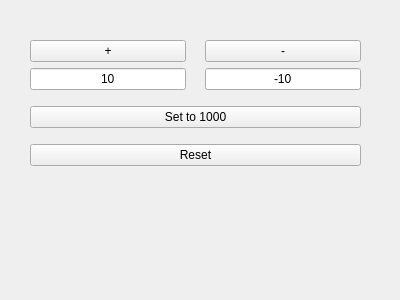
<?xml version="1.0" encoding="UTF-8"?>
<ui version="4.0">
 <class>Form</class>
 <widget class="QWidget" name="Form">
  <property name="geometry">
   <rect>
    <x>0</x>
    <y>0</y>
    <width>400</width>
    <height>300</height>
   </rect>
  </property>
  <property name="windowTitle">
   <string>Form</string>
  </property>
  <widget class="QWidget" name="layoutWidget">
   <property name="geometry">
    <rect>
     <x>30</x>
     <y>30</y>
     <width>331</width>
     <height>147</height>
    </rect>
   </property>
   <layout class="QVBoxLayout" name="verticalLayout_2">
    <item>
     <layout class="QHBoxLayout" name="horizontalLayout_2">
      <item>
       <layout class="QHBoxLayout" name="horizontalLayout">
        <item>
         <layout class="QVBoxLayout" name="verticalLayout_3">
          <item>
           <widget class="PyDMPushButton" name="positiveButton">
            <property name="text">
             <string>+</string>
            </property>
            <property name="channel" stdset="0">
             <string>ca://TST:PYQT:FLOAT</string>
            </property>
            <property name="pressValue" stdset="0">
             <string>10</string>
            </property>
            <property name="relativeChange" stdset="0">
             <bool>true</bool>
            </property>
           </widget>
          </item>
          <item>
           <widget class="QLineEdit" name="lineEdit">
            <property name="text">
             <string>10</string>
            </property>
            <property name="alignment">
             <set>Qt::AlignCenter</set>
            </property>
           </widget>
          </item>
         </layout>
        </item>
        <item>
         <widget class="PyDMLabel" name="pydmLabel">
          <property name="toolTip">
           <string/>
          </property>
          <property name="whatsThis">
           <string>Displays the value from an EPICS PV.</string>
          </property>
          <property name="autoFillBackground">
           <bool>true</bool>
          </property>
          <property name="alignment">
           <set>Qt::AlignCenter</set>
          </property>
          <property name="channel">
           <string>ca://TST:PYQT:FLOAT</string>
          </property>
          <property name="precision">
           <number>7</number>
          </property>
         </widget>
        </item>
        <item>
         <layout class="QVBoxLayout" name="verticalLayout">
          <item>
           <widget class="PyDMPushButton" name="positiveButton_2">
            <property name="text">
             <string>-</string>
            </property>
            <property name="channel" stdset="0">
             <string>ca://TST:PYQT:FLOAT</string>
            </property>
            <property name="pressValue" stdset="0">
             <string>-10</string>
            </property>
            <property name="relativeChange" stdset="0">
             <bool>true</bool>
            </property>
           </widget>
          </item>
          <item>
           <widget class="QLineEdit" name="lineEdit_2">
            <property name="text">
             <string>-10</string>
            </property>
            <property name="alignment">
             <set>Qt::AlignCenter</set>
            </property>
           </widget>
          </item>
         </layout>
        </item>
       </layout>
      </item>
     </layout>
    </item>
    <item>
     <widget class="PyDMPushButton" name="pydmpushbutton">
      <property name="text">
       <string>Set to 1000</string>
      </property>
      <property name="channel" stdset="0">
       <string>ca://TST:PYQT:FLOAT</string>
      </property>
      <property name="pressValue" stdset="0">
       <string>1000.0</string>
      </property>
     </widget>
    </item>
    <item>
     <widget class="PyDMPushButton" name="pydmpushbutton_2">
      <property name="text">
       <string>Reset</string>
      </property>
      <property name="channel" stdset="0">
       <string>ca://TST:PYQT:FLOAT</string>
      </property>
      <property name="pressValue" stdset="0">
       <string>0.0</string>
      </property>
     </widget>
    </item>
   </layout>
  </widget>
 </widget>
 <customwidgets>
  <customwidget>
   <class>PyDMLabel</class>
   <extends>QLabel</extends>
   <header>pydm.widgets.label</header>
  </customwidget>
  <customwidget>
   <class>PyDMPushButton</class>
   <extends>QPushButton</extends>
   <header>pydm.widgets.pushbutton</header>
  </customwidget>
 </customwidgets>
 <resources/>
 <connections>
  <connection>
   <sender>lineEdit</sender>
   <signal>textChanged(QString)</signal>
   <receiver>positiveButton</receiver>
   <slot>updatePressValue(QString)</slot>
   <hints>
    <hint type="sourcelabel">
     <x>96</x>
     <y>190</y>
    </hint>
    <hint type="destinationlabel">
     <x>84</x>
     <y>44</y>
    </hint>
   </hints>
  </connection>
  <connection>
   <sender>lineEdit_2</sender>
   <signal>textChanged(QString)</signal>
   <receiver>positiveButton_2</receiver>
   <slot>updatePressValue(QString)</slot>
   <hints>
    <hint type="sourcelabel">
     <x>289</x>
     <y>187</y>
    </hint>
    <hint type="destinationlabel">
     <x>294</x>
     <y>42</y>
    </hint>
   </hints>
  </connection>
 </connections>
</ui>
